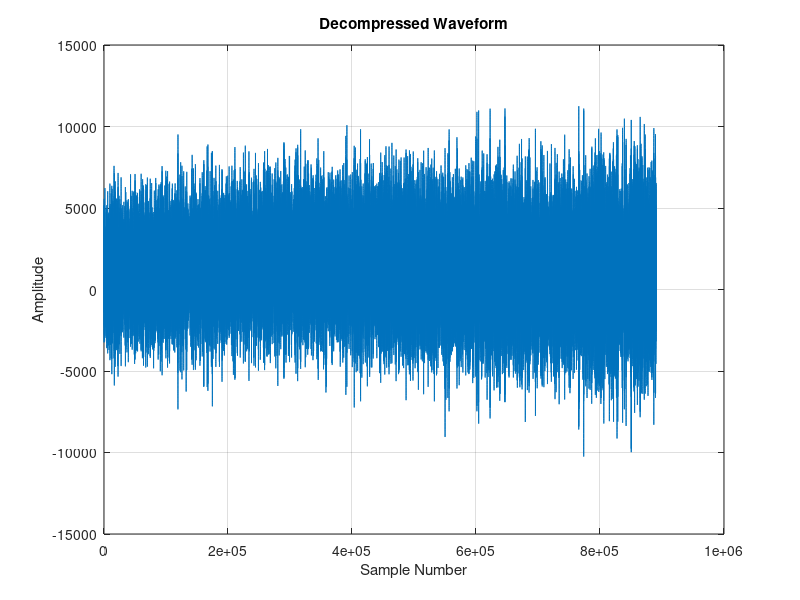

This figure's MATLAB source:
% 读取数据
fid = fopen('out.mat', 'rb');
data = fread(fid, inf, 'int32');
fclose(fid);

% 绘图
figure;
plot(data);
title('Decompressed Waveform');
xlabel('Sample Number');
ylabel('Amplitude');
grid on;